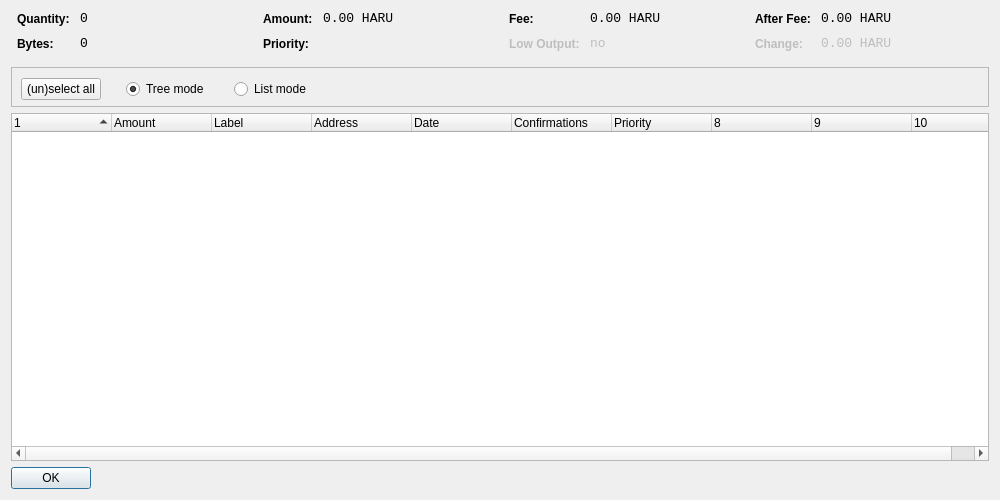
<?xml version="1.0" encoding="UTF-8"?>
<ui version="4.0">
 <class>CoinControlDialog</class>
 <widget class="QDialog" name="CoinControlDialog">
  <property name="geometry">
   <rect>
    <x>0</x>
    <y>0</y>
    <width>1000</width>
    <height>500</height>
   </rect>
  </property>
  <property name="windowTitle">
   <string>Coin Control</string>
  </property>
  <layout class="QVBoxLayout" name="verticalLayout">
   <item>
    <layout class="QHBoxLayout" name="horizontalLayoutTop" stretch="0,0,0,0">
     <property name="topMargin">
      <number>0</number>
     </property>
     <property name="bottomMargin">
      <number>10</number>
     </property>
     <item>
      <layout class="QFormLayout" name="formLayoutCoinControl1">
       <property name="horizontalSpacing">
        <number>10</number>
       </property>
       <property name="verticalSpacing">
        <number>10</number>
       </property>
       <property name="leftMargin">
        <number>6</number>
       </property>
       <property name="rightMargin">
        <number>6</number>
       </property>
       <item row="0" column="0">
        <widget class="QLabel" name="labelCoinControlQuantityText">
         <property name="styleSheet">
          <string notr="true">font-weight:bold;</string>
         </property>
         <property name="text">
          <string>Quantity:</string>
         </property>
        </widget>
       </item>
       <item row="0" column="1">
        <widget class="QLabel" name="labelCoinControlQuantity">
         <property name="font">
          <font>
           <family>Monospace</family>
           <pointsize>10</pointsize>
          </font>
         </property>
         <property name="cursor">
          <cursorShape>IBeamCursor</cursorShape>
         </property>
         <property name="contextMenuPolicy">
          <enum>Qt::ActionsContextMenu</enum>
         </property>
         <property name="text">
          <string notr="true">0</string>
         </property>
         <property name="textInteractionFlags">
          <set>Qt::LinksAccessibleByMouse|Qt::TextSelectableByKeyboard|Qt::TextSelectableByMouse</set>
         </property>
        </widget>
       </item>
       <item row="1" column="0">
        <widget class="QLabel" name="labelCoinControlBytesText">
         <property name="styleSheet">
          <string notr="true">font-weight:bold;</string>
         </property>
         <property name="text">
          <string>Bytes:</string>
         </property>
        </widget>
       </item>
       <item row="1" column="1">
        <widget class="QLabel" name="labelCoinControlBytes">
         <property name="font">
          <font>
           <family>Monospace</family>
           <pointsize>10</pointsize>
          </font>
         </property>
         <property name="cursor">
          <cursorShape>IBeamCursor</cursorShape>
         </property>
         <property name="contextMenuPolicy">
          <enum>Qt::ActionsContextMenu</enum>
         </property>
         <property name="text">
          <string notr="true">0</string>
         </property>
         <property name="textInteractionFlags">
          <set>Qt::LinksAccessibleByMouse|Qt::TextSelectableByKeyboard|Qt::TextSelectableByMouse</set>
         </property>
        </widget>
       </item>
      </layout>
     </item>
     <item>
      <layout class="QFormLayout" name="formLayoutCoinControl2">
       <property name="horizontalSpacing">
        <number>10</number>
       </property>
       <property name="verticalSpacing">
        <number>10</number>
       </property>
       <property name="leftMargin">
        <number>6</number>
       </property>
       <property name="rightMargin">
        <number>6</number>
       </property>
       <item row="0" column="0">
        <widget class="QLabel" name="labelCoinControlAmountText">
         <property name="styleSheet">
          <string notr="true">font-weight:bold;</string>
         </property>
         <property name="text">
          <string>Amount:</string>
         </property>
        </widget>
       </item>
       <item row="0" column="1">
        <widget class="QLabel" name="labelCoinControlAmount">
         <property name="font">
          <font>
           <family>Monospace</family>
           <pointsize>10</pointsize>
          </font>
         </property>
         <property name="cursor">
          <cursorShape>IBeamCursor</cursorShape>
         </property>
         <property name="contextMenuPolicy">
          <enum>Qt::ActionsContextMenu</enum>
         </property>
         <property name="text">
          <string notr="true">0.00 HARU</string>
         </property>
         <property name="textInteractionFlags">
          <set>Qt::LinksAccessibleByMouse|Qt::TextSelectableByKeyboard|Qt::TextSelectableByMouse</set>
         </property>
        </widget>
       </item>
       <item row="1" column="0">
        <widget class="QLabel" name="labelCoinControlPriorityText">
         <property name="styleSheet">
          <string notr="true">font-weight:bold;</string>
         </property>
         <property name="text">
          <string>Priority:</string>
         </property>
        </widget>
       </item>
       <item row="1" column="1">
        <widget class="QLabel" name="labelCoinControlPriority">
         <property name="font">
          <font>
           <family>Monospace</family>
           <pointsize>10</pointsize>
          </font>
         </property>
         <property name="cursor">
          <cursorShape>IBeamCursor</cursorShape>
         </property>
         <property name="contextMenuPolicy">
          <enum>Qt::ActionsContextMenu</enum>
         </property>
         <property name="text">
          <string/>
         </property>
         <property name="textInteractionFlags">
          <set>Qt::LinksAccessibleByMouse|Qt::TextSelectableByKeyboard|Qt::TextSelectableByMouse</set>
         </property>
        </widget>
       </item>
      </layout>
     </item>
     <item>
      <layout class="QFormLayout" name="formLayoutCoinControl3">
       <property name="horizontalSpacing">
        <number>10</number>
       </property>
       <property name="verticalSpacing">
        <number>10</number>
       </property>
       <property name="leftMargin">
        <number>6</number>
       </property>
       <property name="rightMargin">
        <number>6</number>
       </property>
       <item row="0" column="0">
        <widget class="QLabel" name="labelCoinControlFeeText">
         <property name="styleSheet">
          <string notr="true">font-weight:bold;</string>
         </property>
         <property name="text">
          <string>Fee:</string>
         </property>
        </widget>
       </item>
       <item row="0" column="1">
        <widget class="QLabel" name="labelCoinControlFee">
         <property name="font">
          <font>
           <family>Monospace</family>
           <pointsize>10</pointsize>
          </font>
         </property>
         <property name="cursor">
          <cursorShape>IBeamCursor</cursorShape>
         </property>
         <property name="contextMenuPolicy">
          <enum>Qt::ActionsContextMenu</enum>
         </property>
         <property name="text">
          <string notr="true">0.00 HARU</string>
         </property>
         <property name="textInteractionFlags">
          <set>Qt::LinksAccessibleByMouse|Qt::TextSelectableByKeyboard|Qt::TextSelectableByMouse</set>
         </property>
        </widget>
       </item>
       <item row="1" column="0">
        <widget class="QLabel" name="labelCoinControlLowOutputText">
         <property name="enabled">
          <bool>false</bool>
         </property>
         <property name="styleSheet">
          <string notr="true">font-weight:bold;</string>
         </property>
         <property name="text">
          <string>Low Output:</string>
         </property>
        </widget>
       </item>
       <item row="1" column="1">
        <widget class="QLabel" name="labelCoinControlLowOutput">
         <property name="enabled">
          <bool>false</bool>
         </property>
         <property name="font">
          <font>
           <family>Monospace</family>
           <pointsize>10</pointsize>
          </font>
         </property>
         <property name="cursor">
          <cursorShape>IBeamCursor</cursorShape>
         </property>
         <property name="contextMenuPolicy">
          <enum>Qt::ActionsContextMenu</enum>
         </property>
         <property name="text">
          <string notr="true">no</string>
         </property>
         <property name="textInteractionFlags">
          <set>Qt::LinksAccessibleByMouse|Qt::TextSelectableByKeyboard|Qt::TextSelectableByMouse</set>
         </property>
        </widget>
       </item>
      </layout>
     </item>
     <item>
      <layout class="QFormLayout" name="formLayoutCoinControl4">
       <property name="horizontalSpacing">
        <number>10</number>
       </property>
       <property name="verticalSpacing">
        <number>10</number>
       </property>
       <property name="leftMargin">
        <number>6</number>
       </property>
       <property name="rightMargin">
        <number>6</number>
       </property>
       <item row="0" column="0">
        <widget class="QLabel" name="labelCoinControlAfterFeeText">
         <property name="styleSheet">
          <string notr="true">font-weight:bold;</string>
         </property>
         <property name="text">
          <string>After Fee:</string>
         </property>
        </widget>
       </item>
       <item row="0" column="1">
        <widget class="QLabel" name="labelCoinControlAfterFee">
         <property name="font">
          <font>
           <family>Monospace</family>
           <pointsize>10</pointsize>
          </font>
         </property>
         <property name="cursor">
          <cursorShape>IBeamCursor</cursorShape>
         </property>
         <property name="contextMenuPolicy">
          <enum>Qt::ActionsContextMenu</enum>
         </property>
         <property name="text">
          <string notr="true">0.00 HARU</string>
         </property>
         <property name="textInteractionFlags">
          <set>Qt::LinksAccessibleByMouse|Qt::TextSelectableByKeyboard|Qt::TextSelectableByMouse</set>
         </property>
        </widget>
       </item>
       <item row="1" column="0">
        <widget class="QLabel" name="labelCoinControlChangeText">
         <property name="enabled">
          <bool>false</bool>
         </property>
         <property name="styleSheet">
          <string notr="true">font-weight:bold;</string>
         </property>
         <property name="text">
          <string>Change:</string>
         </property>
        </widget>
       </item>
       <item row="1" column="1">
        <widget class="QLabel" name="labelCoinControlChange">
         <property name="enabled">
          <bool>false</bool>
         </property>
         <property name="font">
          <font>
           <family>Monospace</family>
           <pointsize>10</pointsize>
          </font>
         </property>
         <property name="cursor">
          <cursorShape>IBeamCursor</cursorShape>
         </property>
         <property name="contextMenuPolicy">
          <enum>Qt::ActionsContextMenu</enum>
         </property>
         <property name="text">
          <string notr="true">0.00 HARU</string>
         </property>
         <property name="textInteractionFlags">
          <set>Qt::LinksAccessibleByMouse|Qt::TextSelectableByKeyboard|Qt::TextSelectableByMouse</set>
         </property>
        </widget>
       </item>
      </layout>
     </item>
    </layout>
   </item>
   <item>
    <widget class="QFrame" name="frame">
     <property name="minimumSize">
      <size>
       <width>0</width>
       <height>40</height>
      </size>
     </property>
     <property name="frameShape">
      <enum>QFrame::StyledPanel</enum>
     </property>
     <property name="frameShadow">
      <enum>QFrame::Sunken</enum>
     </property>
     <property name="lineWidth">
      <number>1</number>
     </property>
     <widget class="QWidget" name="horizontalLayoutWidget">
      <property name="geometry">
       <rect>
        <x>10</x>
        <y>10</y>
        <width>781</width>
        <height>25</height>
       </rect>
      </property>
      <layout class="QHBoxLayout" name="horizontalLayoutPanel" stretch="0,0,0,0">
       <property name="spacing">
        <number>25</number>
       </property>
       <property name="topMargin">
        <number>0</number>
       </property>
       <property name="bottomMargin">
        <number>0</number>
       </property>
       <item>
        <widget class="QPushButton" name="pushButtonSelectAll">
         <property name="sizePolicy">
          <sizepolicy hsizetype="Maximum" vsizetype="Fixed">
           <horstretch>0</horstretch>
           <verstretch>0</verstretch>
          </sizepolicy>
         </property>
         <property name="text">
          <string>(un)select all</string>
         </property>
        </widget>
       </item>
       <item>
        <widget class="QRadioButton" name="radioTreeMode">
         <property name="sizePolicy">
          <sizepolicy hsizetype="Maximum" vsizetype="Fixed">
           <horstretch>0</horstretch>
           <verstretch>0</verstretch>
          </sizepolicy>
         </property>
         <property name="text">
          <string>Tree mode</string>
         </property>
         <property name="checked">
          <bool>true</bool>
         </property>
        </widget>
       </item>
       <item>
        <widget class="QRadioButton" name="radioListMode">
         <property name="sizePolicy">
          <sizepolicy hsizetype="Maximum" vsizetype="Fixed">
           <horstretch>0</horstretch>
           <verstretch>0</verstretch>
          </sizepolicy>
         </property>
         <property name="text">
          <string>List mode</string>
         </property>
        </widget>
       </item>
       <item>
        <spacer name="horizontalSpacer">
         <property name="orientation">
          <enum>Qt::Horizontal</enum>
         </property>
         <property name="sizeHint" stdset="0">
          <size>
           <width>40</width>
           <height>20</height>
          </size>
         </property>
        </spacer>
       </item>
      </layout>
     </widget>
    </widget>
   </item>
   <item>
    <widget class="CoinControlTreeWidget" name="treeWidget">
     <property name="contextMenuPolicy">
      <enum>Qt::CustomContextMenu</enum>
     </property>
     <property name="sortingEnabled">
      <bool>false</bool>
     </property>
     <property name="columnCount">
      <number>10</number>
     </property>
     <attribute name="headerShowSortIndicator" stdset="0">
      <bool>true</bool>
     </attribute>
     <attribute name="headerStretchLastSection">
      <bool>false</bool>
     </attribute>
     <column>
      <property name="text">
       <string/>
      </property>
     </column>
     <column>
      <property name="text">
       <string>Amount</string>
      </property>
     </column>
     <column>
      <property name="text">
       <string>Label</string>
      </property>
     </column>
     <column>
      <property name="text">
       <string>Address</string>
      </property>
     </column>
     <column>
      <property name="text">
       <string>Date</string>
      </property>
     </column>
     <column>
      <property name="text">
       <string>Confirmations</string>
      </property>
      <property name="toolTip">
       <string>Confirmed</string>
      </property>
     </column>
     <column>
      <property name="text">
       <string>Priority</string>
      </property>
     </column>
     <column>
      <property name="text">
       <string/>
      </property>
     </column>
     <column>
      <property name="text">
       <string/>
      </property>
     </column>
     <column>
      <property name="text">
       <string/>
      </property>
     </column>
    </widget>
   </item>
   <item>
    <widget class="QDialogButtonBox" name="buttonBox">
     <property name="sizePolicy">
      <sizepolicy hsizetype="Maximum" vsizetype="Fixed">
       <horstretch>0</horstretch>
       <verstretch>0</verstretch>
      </sizepolicy>
     </property>
     <property name="orientation">
      <enum>Qt::Horizontal</enum>
     </property>
     <property name="standardButtons">
      <set>QDialogButtonBox::Ok</set>
     </property>
    </widget>
   </item>
  </layout>
 </widget>
 <customwidgets>
  <customwidget>
   <class>CoinControlTreeWidget</class>
   <extends>QTreeWidget</extends>
   <header>coincontroltreewidget.h</header>
  </customwidget>
 </customwidgets>
 <resources/>
 <connections/>
</ui>
